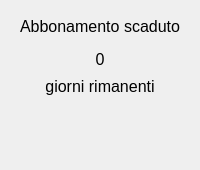
              <widget class="QWidget" name="page_Abbonamento">
               <layout class="QGridLayout" name="gridLayout_12" rowstretch="5,10,5,20,10,5,40,5">
                <item row="2" column="1">
                 <spacer name="verticalSpacer_15">
                  <property name="orientation">
                   <enum>Qt::Vertical</enum>
                  </property>
                  <property name="sizeHint" stdset="0">
                   <size>
                    <width>20</width>
                    <height>9</height>
                   </size>
                  </property>
                 </spacer>
                </item>
                <item row="0" column="1">
                 <spacer name="verticalSpacer_14">
                  <property name="orientation">
                   <enum>Qt::Vertical</enum>
                  </property>
                  <property name="sizeHint" stdset="0">
                   <size>
                    <width>20</width>
                    <height>9</height>
                   </size>
                  </property>
                 </spacer>
                </item>
                <item row="5" column="1">
                 <spacer name="verticalSpacer_16">
                  <property name="orientation">
                   <enum>Qt::Vertical</enum>
                  </property>
                  <property name="sizeHint" stdset="0">
                   <size>
                    <width>20</width>
                    <height>20</height>
                   </size>
                  </property>
                 </spacer>
                </item>
                <item row="7" column="1">
                 <spacer name="verticalSpacer_17">
                  <property name="orientation">
                   <enum>Qt::Vertical</enum>
                  </property>
                  <property name="sizeHint" stdset="0">
                   <size>
                    <width>20</width>
                    <height>21</height>
                   </size>
                  </property>
                 </spacer>
                </item>
                <item row="6" column="1">
                 <widget class="QPushButton" name="pushButton_Info">
                  <property name="enabled">
                   <bool>true</bool>
                  </property>
                  <property name="sizePolicy">
                   <sizepolicy hsizetype="Expanding" vsizetype="Expanding">
                    <horstretch>0</horstretch>
                    <verstretch>0</verstretch>
                   </sizepolicy>
                  </property>
                  <property name="focusPolicy">
                   <enum>Qt::NoFocus</enum>
                  </property>
                  <property name="styleSheet">
                   <string notr="true">QPushButton{
border-width: 0px;
border-style: solid; 
border-color: rgb(0, 0, 0);
outline: none;
}
</string>
                  </property>
                  <property name="text">
                   <string/>
                  </property>
                  <property name="icon">
                   <iconset resource="resources.qrc">
                    <normaloff>:/Resources/info.jpg</normaloff>:/Resources/info.jpg</iconset>
                  </property>
                  <property name="iconSize">
                   <size>
                    <width>32</width>
                    <height>32</height>
                   </size>
                  </property>
                 </widget>
                </item>
                <item row="6" column="0">
                 <widget class="QPushButton" name="pushButton_Indietro">
                  <property name="enabled">
                   <bool>true</bool>
                  </property>
                  <property name="sizePolicy">
                   <sizepolicy hsizetype="Expanding" vsizetype="Expanding">
                    <horstretch>0</horstretch>
                    <verstretch>0</verstretch>
                   </sizepolicy>
                  </property>
                  <property name="focusPolicy">
                   <enum>Qt::NoFocus</enum>
                  </property>
                  <property name="styleSheet">
                   <string notr="true">QPushButton{
border-width: 0px;
border-style: solid; 
border-color: rgb(0, 0, 0);
outline: none;
}
</string>
                  </property>
                  <property name="text">
                   <string/>
                  </property>
                  <property name="icon">
                   <iconset resource="resources.qrc">
                    <normaloff>:/Resources/back.png</normaloff>:/Resources/back.png</iconset>
                  </property>
                  <property name="iconSize">
                   <size>
                    <width>32</width>
                    <height>32</height>
                   </size>
                  </property>
                 </widget>
                </item>
                <item row="4" column="0" colspan="2">
                 <widget class="QLabel" name="label_Abb2">
                  <property name="sizePolicy">
                   <sizepolicy hsizetype="Expanding" vsizetype="Preferred">
                    <horstretch>0</horstretch>
                    <verstretch>0</verstretch>
                   </sizepolicy>
                  </property>
                  <property name="font">
                   <font>
                    <pointsize>12</pointsize>
                    <weight>50</weight>
                    <bold>false</bold>
                   </font>
                  </property>
                  <property name="text">
                   <string>giorni rimanenti</string>
                  </property>
                  <property name="alignment">
                   <set>Qt::AlignCenter</set>
                  </property>
                 </widget>
                </item>
                <item row="1" column="0" colspan="2">
                 <widget class="QLabel" name="label_Abb1">
                  <property name="sizePolicy">
                   <sizepolicy hsizetype="Expanding" vsizetype="Preferred">
                    <horstretch>0</horstretch>
                    <verstretch>0</verstretch>
                   </sizepolicy>
                  </property>
                  <property name="font">
                   <font>
                    <pointsize>12</pointsize>
                    <weight>50</weight>
                    <bold>false</bold>
                   </font>
                  </property>
                  <property name="text">
                   <string>Abbonamento scaduto</string>
                  </property>
                  <property name="alignment">
                   <set>Qt::AlignCenter</set>
                  </property>
                 </widget>
                </item>
                <item row="3" column="0" colspan="2">
                 <widget class="QLabel" name="label_Giorni">
                  <property name="sizePolicy">
                   <sizepolicy hsizetype="Expanding" vsizetype="Preferred">
                    <horstretch>0</horstretch>
                    <verstretch>0</verstretch>
                   </sizepolicy>
                  </property>
                  <property name="font">
                   <font>
                    <pointsize>12</pointsize>
                    <weight>50</weight>
                    <bold>false</bold>
                   </font>
                  </property>
                  <property name="text">
                   <string>0</string>
                  </property>
                  <property name="alignment">
                   <set>Qt::AlignCenter</set>
                  </property>
                 </widget>
                </item>
               </layout>
              </widget>
